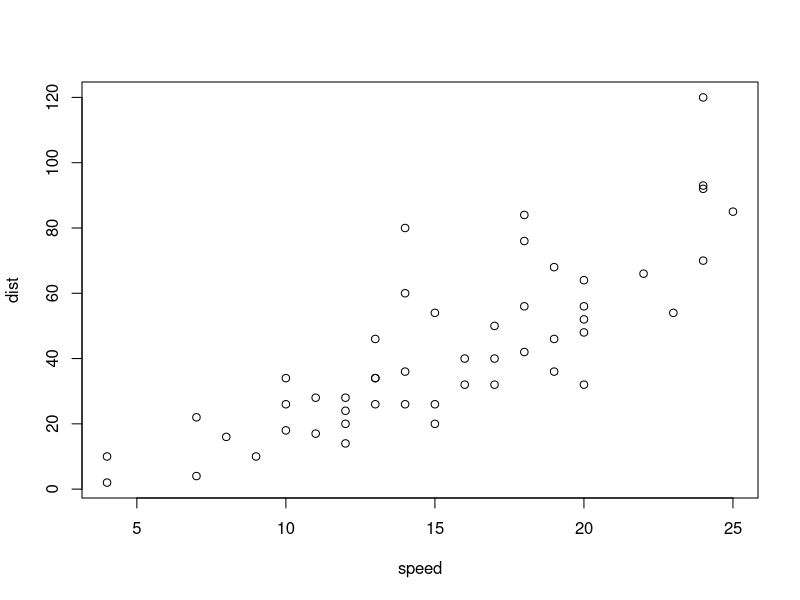
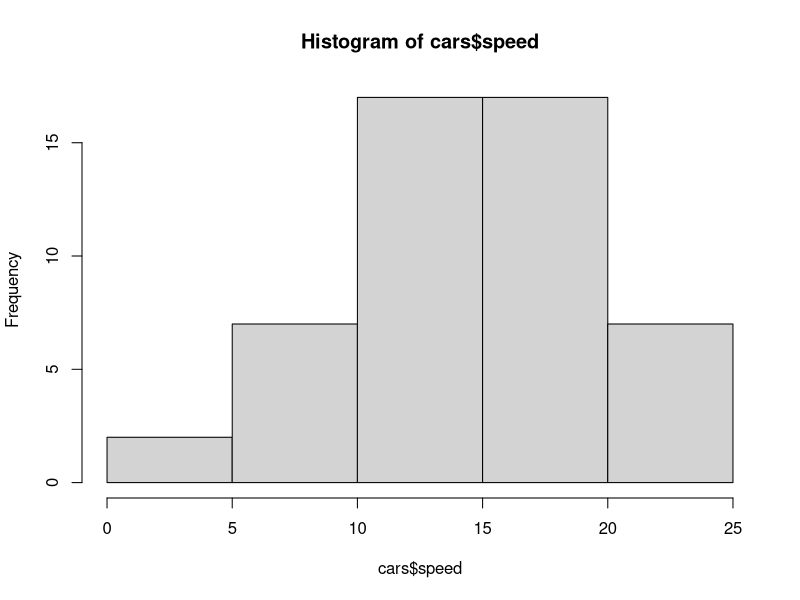

Write the R code that produced these figures, in order.
## ---- chunk 1
knitr::opts_chunk$set(echo = TRUE)
## ---- chunk 2
plot(cars)

hist(cars$speed)
## ---- chunk 3

